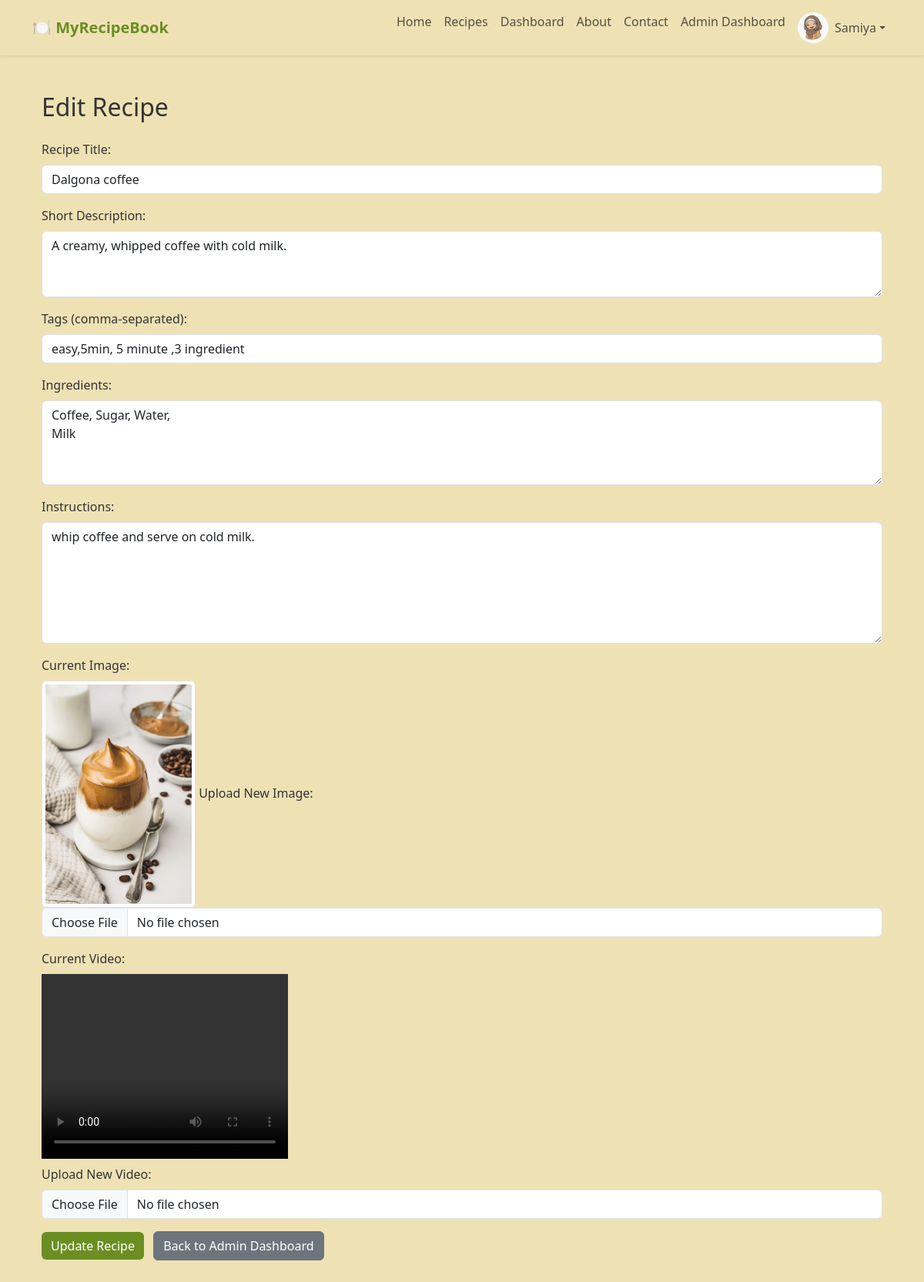
Before: /admin/edit_recipe/9 (signed in) with the older database file.
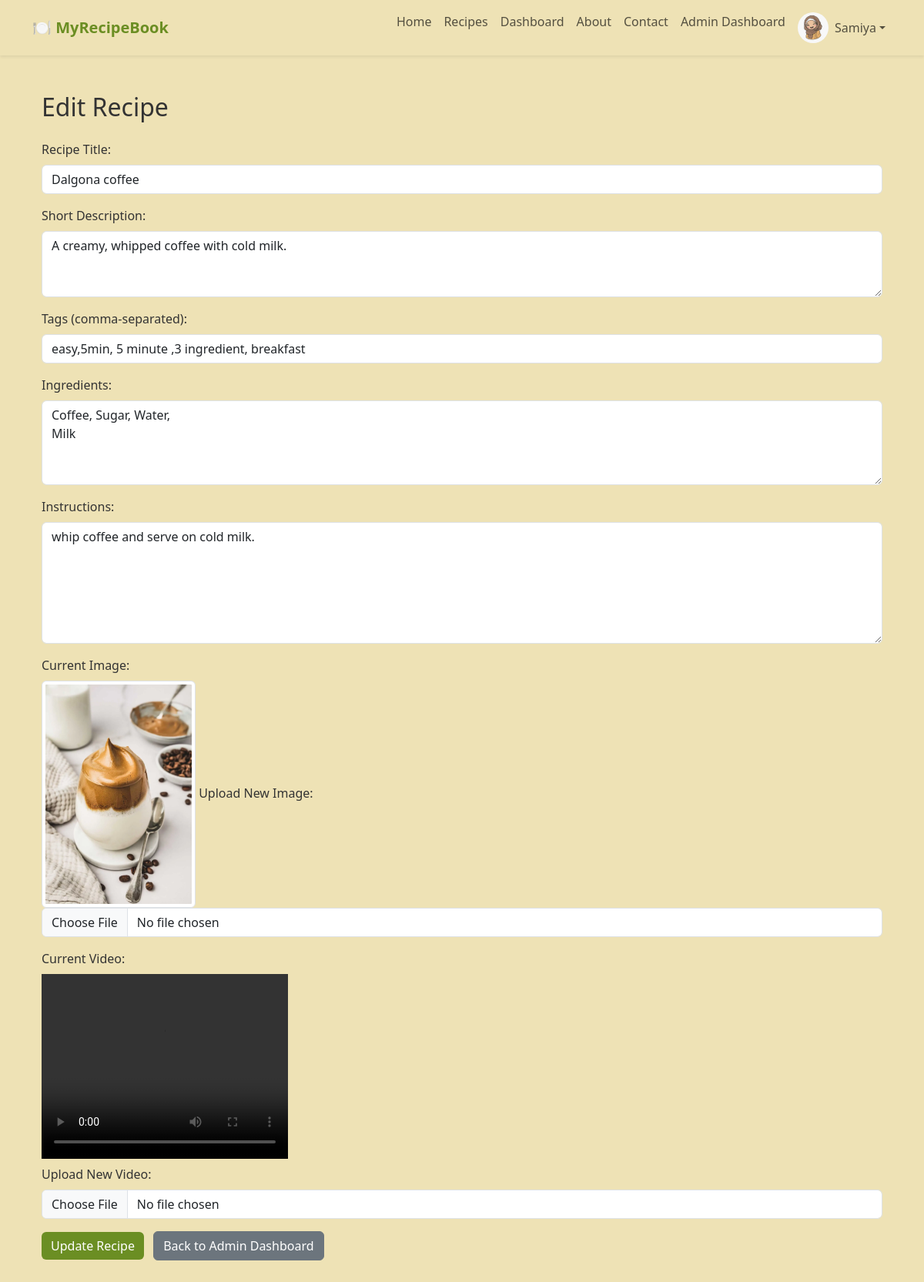
After: the same page with the newer database file.
### app/models.py (models this page shows, shortened)
class Recipe(db.Model):
    id = db.Column(db.Integer, primary_key=True)
    title = db.Column(db.String(255), nullable=False)
    tags = db.Column(db.String(255))
    ingredients = db.Column(db.Text, nullable=False)
    instructions = db.Column(db.Text, nullable=True)
    description = db.Column(db.String(500), nullable=True)
    image_path = db.Column(db.String(255))  # Stores relative path
    video_path = db.Column(db.String(255))  # Stores relative path
    is_premium = db.Column(db.Boolean, default=False)  # New column
    likes = db.relationship('Like', backref='recipe', lazy=True)
    ratings = db.relationship('Rating', backref='recipe', lazy=True)
    comments = db.relationship('Comment', backref='recipe', lazy=True)

### app/routes.py (the view, shortened to what this page needs)
@bp.route('/admin/edit_recipe/<int:recipe_id>', methods=['GET', 'POST'])
def edit_recipe(recipe_id):
    recipe = Recipe.query.get_or_404(recipe_id)
    ingredient_list = recipe.ingredients.split("\n") if recipe.ingredients else []
    return render_template('edit_recipe.html', recipe=recipe, ingredient_list=ingredient_list)

### app/__init__.py (called while the page is built)
def create_app():
    app = Flask(__name__)
    app.config.from_object(Config)
    db.init_app(app)
    migrate.init_app(app, db)
    login_manager.init_app(app)
    ensure_upload_folders(app)
    @login_manager.user_loader
    def load_user(user_id):
        return User.query.get(int(user_id)) or Admin.query.get(int(user_id))
    from app.routes import bp
    app.register_blueprint(bp)
    login_manager.login_view = 'routes.admin_login'  # Redirect if user is not logged in
    login_manager.login_message_category = "danger"
    return app

### app/templates/edit_recipe.html
{% extends "base.html" %}
{% block content %}
<div class="container mt-5">
    <h2 class="mb-4">Edit Recipe</h2>
    <form action="{{ url_for('routes.edit_recipe', recipe_id=recipe.id) }}" method="POST" enctype="multipart/form-data">
        <div class="mb-3">
            <label for="title" class="form-label">Recipe Title:</label>
            <input type="text" id="title" name="title" value="{{ recipe.title }}" class="form-control" required>
        </div>
        <div class="mb-3">
            <label for="description" class="form-label">Short Description:</label>
            <textarea id="description" name="description" rows="3" class="form-control" required>{{ recipe.description }}</textarea>
        </div>
        <div class="mb-3">
            <label for="tags" class="form-label">Tags (comma-separated):</label>
            <input type="text" id="tags" name="tags" value="{{ recipe.tags }}" class="form-control">
        </div>
        <div class="mb-3">
            <label for="ingredients" class="form-label">Ingredients:</label>
            <textarea id="ingredients" name="ingredients" rows="4" class="form-control" required>{{ recipe.ingredients }}</textarea>
        </div>
        <div class="mb-3">
            <label for="instructions" class="form-label">Instructions:</label>
            <textarea id="instructions" name="instructions" rows="6" class="form-control" required>{{ recipe.instructions }}</textarea>
        </div>
        <div class="mb-3">
            <label class="form-label">Current Image:</label><br>
            {% if recipe.image_path %}
                <img src="{{ url_for('static', filename=recipe.image_path) }}" class="img-thumbnail" width="200">
            {% else %}
                <p class="text-muted">No image uploaded</p>
            {% endif %}
            <label for="image" class="form-label mt-2">Upload New Image:</label>
            <input type="file" id="image" name="image" accept="image/*" class="form-control">
        </div>
        <div class="mb-3">
            <label class="form-label">Current Video:</label><br>
            {% if recipe.video_path %}
                <video width="320" height="240" controls class="d-block mb-2">
                    <source src="{{ url_for('static', filename=recipe.video_path) }}" type="video/mp4">
                </video>
            {% else %}
                <p class="text-muted">No video uploaded</p>
            {% endif %}
            <label for="video" class="form-label">Upload New Video:</label>
            <input type="file" id="video" name="video" accept="video/*" class="form-control">
        </div>
        <button type="submit" class="btn btn-primary">Update Recipe</button>
        <a href="{{ url_for('routes.admin_dashboard') }}" class="btn btn-secondary ms-2">Back to Admin Dashboard</a>
    </form>
</div>
{% endblock %}

Changed rows visible on the page:
changed Recipe "Dalgona coffee": tags "easy,5min, 5 minute ,3 ingredient" → "easy,5min, 5 minute ,3 ingredient, breakfast"
